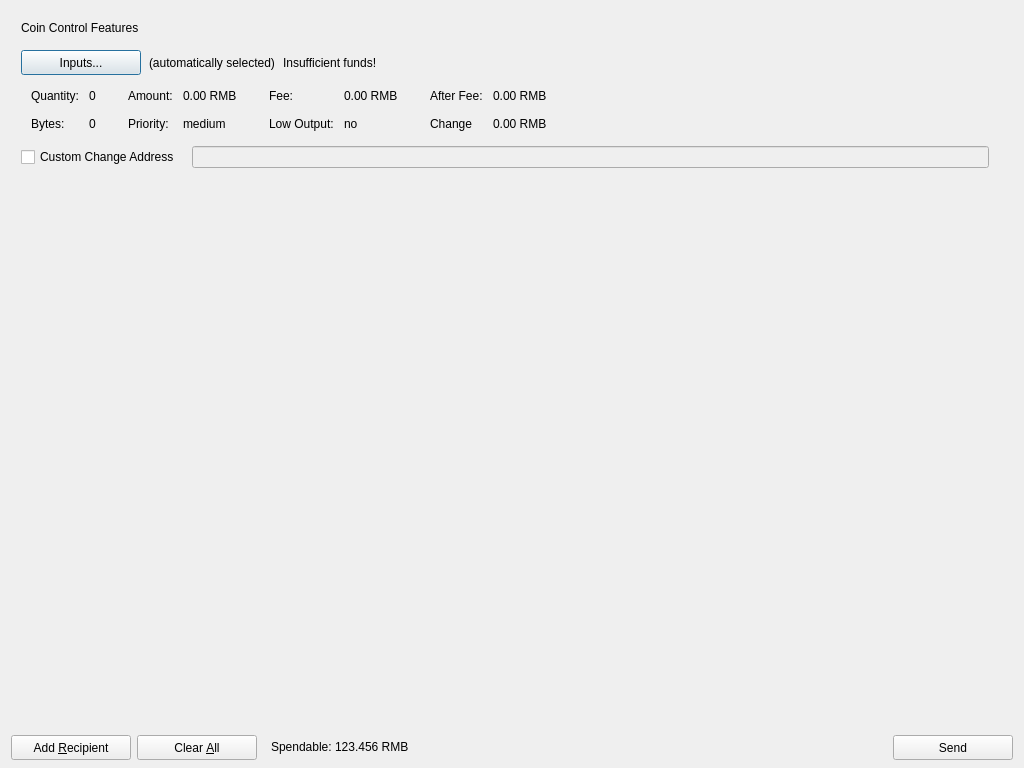
<?xml version="1.0" encoding="UTF-8"?>
<ui version="4.0">
 <class>SendCoinsDialog</class>
 <widget class="QDialog" name="SendCoinsDialog">
  <property name="geometry">
   <rect>
    <x>0</x>
    <y>0</y>
    <width>1024</width>
    <height>768</height>
   </rect>
  </property>
  <property name="windowTitle">
   <string>Send Coins</string>
  </property>
  <layout class="QVBoxLayout" name="verticalLayout" stretch="0,0,1,0">
   <property name="bottomMargin">
    <number>8</number>
   </property>
   <item>
    <layout class="QHBoxLayout" name="horizontalLayout_3"/>
   </item>
   <item>
    <widget class="QFrame" name="frameCoinControl">
     <property name="sizePolicy">
      <sizepolicy hsizetype="Expanding" vsizetype="Expanding">
       <horstretch>0</horstretch>
       <verstretch>0</verstretch>
      </sizepolicy>
     </property>
     <property name="maximumSize">
      <size>
       <width>16777215</width>
       <height>16777215</height>
      </size>
     </property>
     <property name="frameShape">
      <enum>QFrame::NoFrame</enum>
     </property>
     <property name="frameShadow">
      <enum>QFrame::Sunken</enum>
     </property>
     <layout class="QVBoxLayout" name="verticalLayoutCoinControl2">
      <property name="spacing">
       <number>6</number>
      </property>
      <property name="leftMargin">
       <number>0</number>
      </property>
      <property name="topMargin">
       <number>0</number>
      </property>
      <property name="rightMargin">
       <number>0</number>
      </property>
      <property name="bottomMargin">
       <number>6</number>
      </property>
      <item>
       <layout class="QVBoxLayout" name="verticalLayoutCoinControl" stretch="0,0,0,0,1">
        <property name="spacing">
         <number>0</number>
        </property>
        <property name="leftMargin">
         <number>10</number>
        </property>
        <property name="topMargin">
         <number>10</number>
        </property>
        <item>
         <layout class="QHBoxLayout" name="horizontalLayoutCoinControl1">
          <property name="bottomMargin">
           <number>15</number>
          </property>
          <item>
           <widget class="QLabel" name="labelCoinControlFeatures">
            <property name="sizePolicy">
             <sizepolicy hsizetype="Preferred" vsizetype="Maximum">
              <horstretch>0</horstretch>
              <verstretch>0</verstretch>
             </sizepolicy>
            </property>
            <property name="text">
             <string>Coin Control Features</string>
            </property>
           </widget>
          </item>
         </layout>
        </item>
        <item>
         <layout class="QHBoxLayout" name="horizontalLayoutCoinControl2" stretch="0,0,0,0">
          <property name="spacing">
           <number>8</number>
          </property>
          <property name="bottomMargin">
           <number>10</number>
          </property>
          <item>
           <widget class="QPushButton" name="pushButtonCoinControl">
            <property name="minimumSize">
             <size>
              <width>120</width>
              <height>25</height>
             </size>
            </property>
            <property name="text">
             <string>Inputs...</string>
            </property>
           </widget>
          </item>
          <item>
           <widget class="QLabel" name="labelCoinControlAutomaticallySelected">
            <property name="text">
             <string>(automatically selected)</string>
            </property>
            <property name="margin">
             <number>5</number>
            </property>
           </widget>
          </item>
          <item>
           <widget class="QLabel" name="labelCoinControlInsuffFunds">
            <property name="text">
             <string>Insufficient funds!</string>
            </property>
            <property name="margin">
             <number>5</number>
            </property>
           </widget>
          </item>
          <item>
           <spacer name="horizontalSpacerCoinControl">
            <property name="orientation">
             <enum>Qt::Horizontal</enum>
            </property>
            <property name="sizeHint" stdset="0">
             <size>
              <width>40</width>
              <height>1</height>
             </size>
            </property>
           </spacer>
          </item>
         </layout>
        </item>
        <item>
         <widget class="QWidget" name="widgetCoinControl" native="true">
          <property name="sizePolicy">
           <sizepolicy hsizetype="Preferred" vsizetype="Preferred">
            <horstretch>0</horstretch>
            <verstretch>0</verstretch>
           </sizepolicy>
          </property>
          <property name="minimumSize">
           <size>
            <width>0</width>
            <height>0</height>
           </size>
          </property>
          <layout class="QHBoxLayout" name="horizontalLayoutCoinControl5">
           <property name="leftMargin">
            <number>0</number>
           </property>
           <property name="topMargin">
            <number>0</number>
           </property>
           <property name="rightMargin">
            <number>0</number>
           </property>
           <property name="bottomMargin">
            <number>0</number>
           </property>
           <item>
            <layout class="QHBoxLayout" name="horizontalLayoutCoinControl3" stretch="0,0,0,1">
             <property name="spacing">
              <number>20</number>
             </property>
             <property name="topMargin">
              <number>0</number>
             </property>
             <property name="bottomMargin">
              <number>10</number>
             </property>
             <item>
              <layout class="QFormLayout" name="formLayoutCoinControl1">
               <property name="horizontalSpacing">
                <number>10</number>
               </property>
               <property name="verticalSpacing">
                <number>14</number>
               </property>
               <property name="leftMargin">
                <number>10</number>
               </property>
               <property name="topMargin">
                <number>4</number>
               </property>
               <property name="rightMargin">
                <number>6</number>
               </property>
               <item row="0" column="0">
                <widget class="QLabel" name="labelCoinControlQuantityText">
                 <property name="text">
                  <string>Quantity:</string>
                 </property>
                 <property name="margin">
                  <number>0</number>
                 </property>
                </widget>
               </item>
               <item row="0" column="1">
                <widget class="QLabel" name="labelCoinControlQuantity">
                 <property name="cursor">
                  <cursorShape>IBeamCursor</cursorShape>
                 </property>
                 <property name="contextMenuPolicy">
                  <enum>Qt::ActionsContextMenu</enum>
                 </property>
                 <property name="text">
                  <string>0</string>
                 </property>
                 <property name="margin">
                  <number>0</number>
                 </property>
                 <property name="textInteractionFlags">
                  <set>Qt::LinksAccessibleByMouse|Qt::TextSelectableByKeyboard|Qt::TextSelectableByMouse</set>
                 </property>
                </widget>
               </item>
               <item row="1" column="0">
                <widget class="QLabel" name="labelCoinControlBytesText">
                 <property name="text">
                  <string>Bytes:</string>
                 </property>
                </widget>
               </item>
               <item row="1" column="1">
                <widget class="QLabel" name="labelCoinControlBytes">
                 <property name="cursor">
                  <cursorShape>IBeamCursor</cursorShape>
                 </property>
                 <property name="contextMenuPolicy">
                  <enum>Qt::ActionsContextMenu</enum>
                 </property>
                 <property name="text">
                  <string>0</string>
                 </property>
                 <property name="textInteractionFlags">
                  <set>Qt::LinksAccessibleByMouse|Qt::TextSelectableByKeyboard|Qt::TextSelectableByMouse</set>
                 </property>
                </widget>
               </item>
              </layout>
             </item>
             <item>
              <layout class="QFormLayout" name="formLayoutCoinControl2">
               <property name="horizontalSpacing">
                <number>10</number>
               </property>
               <property name="verticalSpacing">
                <number>14</number>
               </property>
               <property name="leftMargin">
                <number>6</number>
               </property>
               <property name="topMargin">
                <number>4</number>
               </property>
               <property name="rightMargin">
                <number>6</number>
               </property>
               <item row="0" column="0">
                <widget class="QLabel" name="labelCoinControlAmountText">
                 <property name="text">
                  <string>Amount:</string>
                 </property>
                 <property name="margin">
                  <number>0</number>
                 </property>
                </widget>
               </item>
               <item row="0" column="1">
                <widget class="QLabel" name="labelCoinControlAmount">
                 <property name="cursor">
                  <cursorShape>IBeamCursor</cursorShape>
                 </property>
                 <property name="contextMenuPolicy">
                  <enum>Qt::ActionsContextMenu</enum>
                 </property>
                 <property name="text">
                  <string>0.00 RMB</string>
                 </property>
                 <property name="textInteractionFlags">
                  <set>Qt::LinksAccessibleByMouse|Qt::TextSelectableByKeyboard|Qt::TextSelectableByMouse</set>
                 </property>
                </widget>
               </item>
               <item row="1" column="0">
                <widget class="QLabel" name="labelCoinControlPriorityText">
                 <property name="text">
                  <string>Priority:</string>
                 </property>
                </widget>
               </item>
               <item row="1" column="1">
                <widget class="QLabel" name="labelCoinControlPriority">
                 <property name="cursor">
                  <cursorShape>IBeamCursor</cursorShape>
                 </property>
                 <property name="contextMenuPolicy">
                  <enum>Qt::ActionsContextMenu</enum>
                 </property>
                 <property name="text">
                  <string>medium</string>
                 </property>
                 <property name="textInteractionFlags">
                  <set>Qt::LinksAccessibleByMouse|Qt::TextSelectableByKeyboard|Qt::TextSelectableByMouse</set>
                 </property>
                </widget>
               </item>
              </layout>
             </item>
             <item>
              <layout class="QFormLayout" name="formLayoutCoinControl3">
               <property name="horizontalSpacing">
                <number>10</number>
               </property>
               <property name="verticalSpacing">
                <number>14</number>
               </property>
               <property name="leftMargin">
                <number>6</number>
               </property>
               <property name="topMargin">
                <number>4</number>
               </property>
               <property name="rightMargin">
                <number>6</number>
               </property>
               <item row="0" column="0">
                <widget class="QLabel" name="labelCoinControlFeeText">
                 <property name="text">
                  <string>Fee:</string>
                 </property>
                 <property name="margin">
                  <number>0</number>
                 </property>
                </widget>
               </item>
               <item row="0" column="1">
                <widget class="QLabel" name="labelCoinControlFee">
                 <property name="cursor">
                  <cursorShape>IBeamCursor</cursorShape>
                 </property>
                 <property name="contextMenuPolicy">
                  <enum>Qt::ActionsContextMenu</enum>
                 </property>
                 <property name="text">
                  <string>0.00 RMB</string>
                 </property>
                 <property name="textInteractionFlags">
                  <set>Qt::LinksAccessibleByMouse|Qt::TextSelectableByKeyboard|Qt::TextSelectableByMouse</set>
                 </property>
                </widget>
               </item>
               <item row="1" column="0">
                <widget class="QLabel" name="labelCoinControlLowOutputText">
                 <property name="text">
                  <string>Low Output:</string>
                 </property>
                </widget>
               </item>
               <item row="1" column="1">
                <widget class="QLabel" name="labelCoinControlLowOutput">
                 <property name="cursor">
                  <cursorShape>IBeamCursor</cursorShape>
                 </property>
                 <property name="contextMenuPolicy">
                  <enum>Qt::ActionsContextMenu</enum>
                 </property>
                 <property name="text">
                  <string>no</string>
                 </property>
                 <property name="textInteractionFlags">
                  <set>Qt::LinksAccessibleByMouse|Qt::TextSelectableByKeyboard|Qt::TextSelectableByMouse</set>
                 </property>
                </widget>
               </item>
              </layout>
             </item>
             <item>
              <layout class="QFormLayout" name="formLayoutCoinControl4">
               <property name="horizontalSpacing">
                <number>10</number>
               </property>
               <property name="verticalSpacing">
                <number>14</number>
               </property>
               <property name="leftMargin">
                <number>6</number>
               </property>
               <property name="topMargin">
                <number>4</number>
               </property>
               <property name="rightMargin">
                <number>6</number>
               </property>
               <item row="0" column="0">
                <widget class="QLabel" name="labelCoinControlAfterFeeText">
                 <property name="text">
                  <string>After Fee:</string>
                 </property>
                 <property name="margin">
                  <number>0</number>
                 </property>
                </widget>
               </item>
               <item row="0" column="1">
                <widget class="QLabel" name="labelCoinControlAfterFee">
                 <property name="cursor">
                  <cursorShape>IBeamCursor</cursorShape>
                 </property>
                 <property name="contextMenuPolicy">
                  <enum>Qt::ActionsContextMenu</enum>
                 </property>
                 <property name="text">
                  <string>0.00 RMB</string>
                 </property>
                 <property name="textInteractionFlags">
                  <set>Qt::LinksAccessibleByMouse|Qt::TextSelectableByKeyboard|Qt::TextSelectableByMouse</set>
                 </property>
                </widget>
               </item>
               <item row="1" column="0">
                <widget class="QLabel" name="labelCoinControlChangeText">
                 <property name="text">
                  <string>Change</string>
                 </property>
                </widget>
               </item>
               <item row="1" column="1">
                <widget class="QLabel" name="labelCoinControlChange">
                 <property name="cursor">
                  <cursorShape>IBeamCursor</cursorShape>
                 </property>
                 <property name="contextMenuPolicy">
                  <enum>Qt::ActionsContextMenu</enum>
                 </property>
                 <property name="text">
                  <string>0.00 RMB</string>
                 </property>
                 <property name="textInteractionFlags">
                  <set>Qt::LinksAccessibleByMouse|Qt::TextSelectableByKeyboard|Qt::TextSelectableByMouse</set>
                 </property>
                </widget>
               </item>
              </layout>
             </item>
            </layout>
           </item>
          </layout>
         </widget>
        </item>
        <item>
         <layout class="QHBoxLayout" name="horizontalLayoutCoinControl4" stretch="0,0,0">
          <property name="spacing">
           <number>12</number>
          </property>
          <property name="sizeConstraint">
           <enum>QLayout::SetDefaultConstraint</enum>
          </property>
          <property name="topMargin">
           <number>5</number>
          </property>
          <property name="rightMargin">
           <number>5</number>
          </property>
          <item>
           <widget class="QCheckBox" name="checkBoxCoinControlChange">
            <property name="text">
             <string>Custom Change Address</string>
            </property>
           </widget>
          </item>
          <item>
           <widget class="QLineEdit" name="lineEditCoinControlChange">
            <property name="enabled">
             <bool>false</bool>
            </property>
            <property name="sizePolicy">
             <sizepolicy hsizetype="Expanding" vsizetype="Fixed">
              <horstretch>0</horstretch>
              <verstretch>0</verstretch>
             </sizepolicy>
            </property>
           </widget>
          </item>
          <item>
           <widget class="QLabel" name="labelCoinControlChangeLabel">
            <property name="sizePolicy">
             <sizepolicy hsizetype="Preferred" vsizetype="Expanding">
              <horstretch>0</horstretch>
              <verstretch>0</verstretch>
             </sizepolicy>
            </property>
            <property name="minimumSize">
             <size>
              <width>0</width>
              <height>0</height>
             </size>
            </property>
            <property name="text">
             <string/>
            </property>
            <property name="margin">
             <number>3</number>
            </property>
           </widget>
          </item>
         </layout>
        </item>
        <item>
         <spacer name="verticalSpacerCoinControl">
          <property name="orientation">
           <enum>Qt::Vertical</enum>
          </property>
          <property name="sizeHint" stdset="0">
           <size>
            <width>800</width>
            <height>1</height>
           </size>
          </property>
         </spacer>
        </item>
       </layout>
      </item>
     </layout>
    </widget>
   </item>
   <item>
    <widget class="QScrollArea" name="scrollArea">
     <property name="frameShape">
      <enum>QFrame::NoFrame</enum>
     </property>
     <property name="widgetResizable">
      <bool>true</bool>
     </property>
     <widget class="QWidget" name="scrollAreaWidgetContents">
      <property name="geometry">
       <rect>
        <x>0</x>
        <y>0</y>
        <width>1006</width>
        <height>520</height>
       </rect>
      </property>
      <layout class="QVBoxLayout" name="verticalLayout_2">
       <property name="leftMargin">
        <number>0</number>
       </property>
       <property name="topMargin">
        <number>0</number>
       </property>
       <property name="rightMargin">
        <number>0</number>
       </property>
       <property name="bottomMargin">
        <number>0</number>
       </property>
       <item>
        <layout class="QVBoxLayout" name="entries">
         <property name="spacing">
          <number>0</number>
         </property>
        </layout>
       </item>
      </layout>
     </widget>
    </widget>
   </item>
   <item>
    <layout class="QHBoxLayout" name="horizontalLayout">
     <item>
      <widget class="QPushButton" name="addButton">
       <property name="minimumSize">
        <size>
         <width>120</width>
         <height>25</height>
        </size>
       </property>
       <property name="toolTip">
        <string>Send to multiple recipients at once</string>
       </property>
       <property name="text">
        <string>Add &amp;Recipient</string>
       </property>
       <property name="icon">
        <iconset resource="../bitcoin.qrc">
         <normaloff>:/icons/add</normaloff>:/icons/add</iconset>
       </property>
       <property name="iconSize">
        <size>
         <width>12</width>
         <height>12</height>
        </size>
       </property>
       <property name="autoDefault">
        <bool>false</bool>
       </property>
      </widget>
     </item>
     <item>
      <widget class="QPushButton" name="clearButton">
       <property name="sizePolicy">
        <sizepolicy hsizetype="Minimum" vsizetype="Fixed">
         <horstretch>0</horstretch>
         <verstretch>0</verstretch>
        </sizepolicy>
       </property>
       <property name="minimumSize">
        <size>
         <width>120</width>
         <height>25</height>
        </size>
       </property>
       <property name="toolTip">
        <string>Remove all transaction fields</string>
       </property>
       <property name="text">
        <string>Clear &amp;All</string>
       </property>
       <property name="icon">
        <iconset resource="../bitcoin.qrc">
         <normaloff>:/icons/remove</normaloff>:/icons/remove</iconset>
       </property>
       <property name="iconSize">
        <size>
         <width>12</width>
         <height>12</height>
        </size>
       </property>
       <property name="autoRepeatDelay">
        <number>300</number>
       </property>
       <property name="autoDefault">
        <bool>false</bool>
       </property>
      </widget>
     </item>
     <item>
      <layout class="QHBoxLayout" name="horizontalLayout_2">
       <property name="spacing">
        <number>3</number>
       </property>
       <item>
        <widget class="QLabel" name="label">
         <property name="sizePolicy">
          <sizepolicy hsizetype="Preferred" vsizetype="Fixed">
           <horstretch>0</horstretch>
           <verstretch>0</verstretch>
          </sizepolicy>
         </property>
         <property name="text">
          <string>Spendable:</string>
         </property>
         <property name="indent">
          <number>8</number>
         </property>
        </widget>
       </item>
       <item>
        <widget class="QLabel" name="labelBalance">
         <property name="sizePolicy">
          <sizepolicy hsizetype="Preferred" vsizetype="Fixed">
           <horstretch>0</horstretch>
           <verstretch>0</verstretch>
          </sizepolicy>
         </property>
         <property name="cursor">
          <cursorShape>IBeamCursor</cursorShape>
         </property>
         <property name="text">
          <string>123.456 RMB</string>
         </property>
         <property name="textInteractionFlags">
          <set>Qt::LinksAccessibleByMouse|Qt::TextSelectableByKeyboard|Qt::TextSelectableByMouse</set>
         </property>
        </widget>
       </item>
      </layout>
     </item>
     <item>
      <spacer name="horizontalSpacer">
       <property name="orientation">
        <enum>Qt::Horizontal</enum>
       </property>
       <property name="sizeHint" stdset="0">
        <size>
         <width>40</width>
         <height>20</height>
        </size>
       </property>
      </spacer>
     </item>
     <item>
      <widget class="QPushButton" name="sendButton">
       <property name="minimumSize">
        <size>
         <width>120</width>
         <height>25</height>
        </size>
       </property>
       <property name="toolTip">
        <string>Confirm the send action</string>
       </property>
       <property name="text">
        <string>Send</string>
       </property>
       <property name="icon">
        <iconset resource="../bitcoin.qrc">
         <normaloff>:/icons/sendButton</normaloff>:/icons/sendButton</iconset>
       </property>
       <property name="iconSize">
        <size>
         <width>12</width>
         <height>12</height>
        </size>
       </property>
       <property name="autoDefault">
        <bool>false</bool>
       </property>
       <property name="default">
        <bool>false</bool>
       </property>
      </widget>
     </item>
    </layout>
   </item>
  </layout>
 </widget>
 <resources>
  <include location="../bitcoin.qrc"/>
 </resources>
 <connections/>
</ui>
